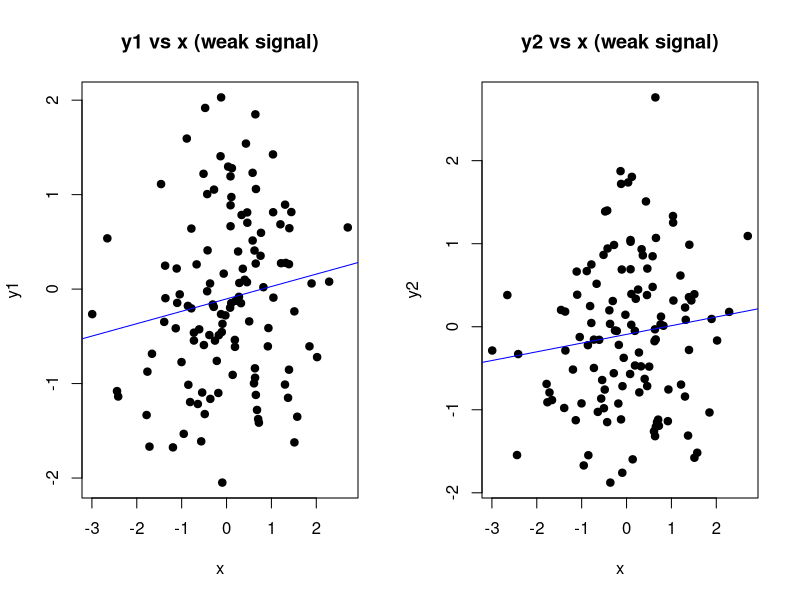

Write R code to recreate this figure.
# ============================================================
# Example: Why multivariate-response regression is different
# ============================================================

set.seed(42)

# -----------------------------
# 1) Data-generating mechanism
# -----------------------------
n <- 120

x <- rnorm(n)

# True effect: small but aligned across responses
beta <- 0.25

# Strong correlation between responses
Sigma <- matrix(c(1.0, 0.85,
                  0.85, 1.0), nrow = 2)

# Generate correlated errors
Z <- matrix(rnorm(n * 2), n, 2)
E <- Z %*% chol(Sigma)

# Responses
y1 <- beta * x + E[,1]
y2 <- beta * x + E[,2]

dat <- data.frame(y1 = y1, y2 = y2, x = x)

# -----------------------------
# 2) Separate univariate regressions
# -----------------------------
fit_y1 <- lm(y1 ~ x, data = dat)
fit_y2 <- lm(y2 ~ x, data = dat)

summary(fit_y1)
summary(fit_y2)

# Extract p-values
p_y1 <- summary(fit_y1)$coefficients["x", "Pr(>|t|)"]
p_y2 <- summary(fit_y2)$coefficients["x", "Pr(>|t|)"]

p_y1
p_y2

# Often: both p-values are marginal or not significant

# -----------------------------
# 3) Multivariate-response regression
# -----------------------------
fit_mv <- manova(cbind(y1, y2) ~ x, data = dat)

summary(fit_mv, test = "Wilks")
summary(fit_mv, test = "Pillai")

# -----------------------------
# 4) Explicit comparison
# -----------------------------
cat("\nUnivariate p-values:\n")
cat("  y1 ~ x:", round(p_y1, 4), "\n")
cat("  y2 ~ x:", round(p_y2, 4), "\n")

cat("\nMultivariate test p-values:\n")
cat("  Wilks:", summary(fit_mv, test = "Wilks")$stats[1, "Pr(>F)"], "\n")
cat("  Pillai:", summary(fit_mv, test = "Pillai")$stats[1, "Pr(>F)"], "\n")

# -----------------------------
# 5) Visualization for intuition
# -----------------------------
par(mfrow = c(1, 2))
plot(x, y1, main = "y1 vs x (weak signal)", pch = 19)
abline(fit_y1, col = "blue")
plot(x, y2, main = "y2 vs x (weak signal)", pch = 19)
abline(fit_y2, col = "blue")
par(mfrow = c(1, 1))
